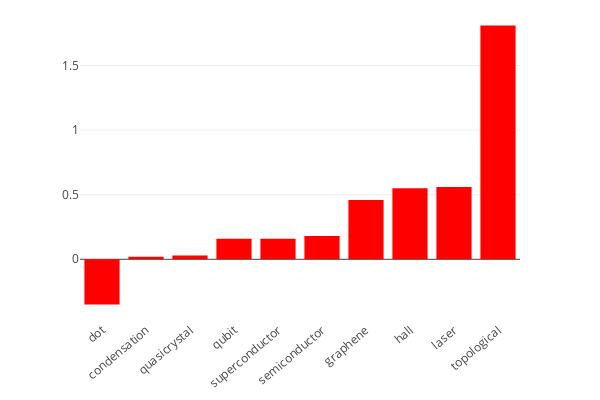

The notebook cell saved with this chart:
### Code cell
terms_evo(terms, section, 10, 17) # terms rate evolution

### Figure 1 — Plotly figure (JSON) as saved in the notebook; plotly's stock layout.template omitted (floating-point values rounded to 4 significant figures)
{"data": [{"marker": {"color": "red"}, "type": "bar", "x": ["dot"], "y": [-0.35]}, {"marker": {"color": "red"}, "type": "bar", "x": ["condensation", "quasicrystal", "qubit", "superconductor", "semiconductor", "graphene", "hall", "laser", "topological"], "y": [0.02, 0.03, 0.16, 0.16, 0.18, 0.46, 0.55, 0.56, 1.81]}], "layout": {"height": 400, "margin": {"t": 10}, "showlegend": false, "width": 600, "xaxis": {"tickangle": -40}}}
